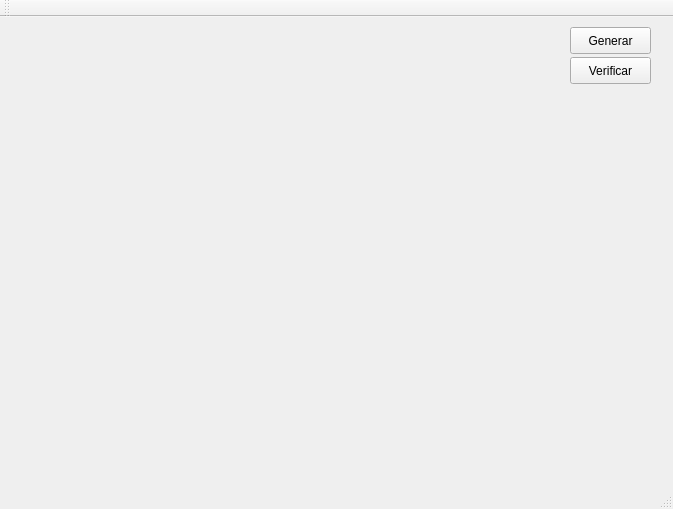
<?xml version="1.0" encoding="UTF-8"?>
<ui version="4.0">
 <class>MainTable</class>
 <widget class="QMainWindow" name="MainTable">
  <property name="geometry">
   <rect>
    <x>0</x>
    <y>0</y>
    <width>673</width>
    <height>509</height>
   </rect>
  </property>
  <property name="windowTitle">
   <string>QSudoku 0.1.31</string>
  </property>
  <widget class="QWidget" name="centralWidget">
   <widget class="QWidget" name="gridLayoutWidget">
    <property name="geometry">
     <rect>
      <x>10</x>
      <y>10</y>
      <width>531</width>
      <height>431</height>
     </rect>
    </property>
    <layout class="QGridLayout" name="tablero">
     <property name="spacing">
      <number>1</number>
     </property>
    </layout>
   </widget>
   <widget class="QPushButton" name="cmdVerificar">
    <property name="geometry">
     <rect>
      <x>570</x>
      <y>40</y>
      <width>81</width>
      <height>27</height>
     </rect>
    </property>
    <property name="text">
     <string>Verificar</string>
    </property>
   </widget>
   <widget class="QPushButton" name="cmdGen">
    <property name="geometry">
     <rect>
      <x>570</x>
      <y>10</y>
      <width>81</width>
      <height>27</height>
     </rect>
    </property>
    <property name="text">
     <string>Generar</string>
    </property>
   </widget>
  </widget>
  <widget class="QMenuBar" name="menuBar">
   <property name="geometry">
    <rect>
     <x>0</x>
     <y>0</y>
     <width>673</width>
     <height>21</height>
    </rect>
   </property>
  </widget>
  <widget class="QToolBar" name="mainToolBar">
   <attribute name="toolBarArea">
    <enum>TopToolBarArea</enum>
   </attribute>
   <attribute name="toolBarBreak">
    <bool>false</bool>
   </attribute>
  </widget>
  <widget class="QStatusBar" name="statusBar"/>
 </widget>
 <layoutdefault spacing="6" margin="11"/>
 <resources/>
 <connections/>
</ui>
